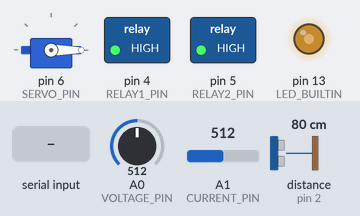
The sketch below on a simulated Arduino Uno, built with avr-gcc and run on an emulated ATmega328P. Shown: servo, switched loads named in the sketch (green lamp = pin HIGH), output pins drawn as LEDs (lit = HIGH). Wiring (inferred from the names in the program): ultrasonic range finder: trigger pin 3; echo pin 2. Inputs (shaded band) come from the test bench; at power-on: distance to the obstacle (sensor on pin 2) 80 cm, A0 (VOLTAGE_PIN) = 512, A1 (CURRENT_PIN) = 512. The echo pulse lasts 58.3 µs per cm; pins used as bus, display or sensor lines are not drawn.

Above: at 1.3 s.
1.4 s: distance to the obstacle (sensor on pin 2) set to 2 cm
At 3.0 s:
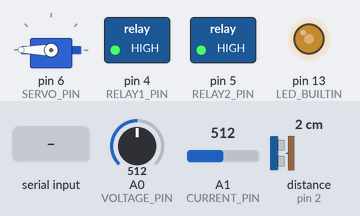
4.9 s: distance to the obstacle (sensor on pin 2) set to 35 cm
At 6.2 s:
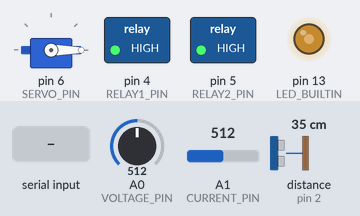
9.3 s: byte 13 ('\r') received over Serial
Timing chart, 0 to 18.8 s (numbered marks = the images above; inputs shaded):
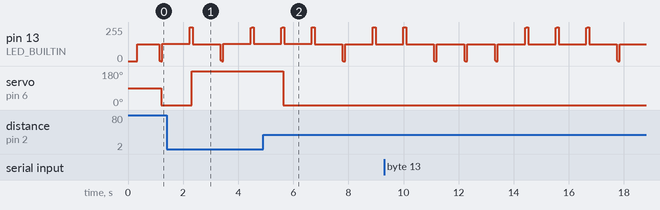

The sketch:

TA_Majid_UNO.ino
```cpp
#include <ArduinoJson.h>        // ArduinoJson by Benoit Blanchon (5.13.5)

#include <Servo.h>
Servo servo;
#define SERVO_PIN       6
#define SERVO_OPEN      180
#define SERVO_CLOSE     0
bool servo_open         = false;

#define LIMIT_C_PIN     8
#define LIMIT_O_PIN     9

#define TRIG_PIN        3
#define ECHO_PIN        2

#define VOLTAGE_PIN     A0
#define CURRENT_PIN     A1

typedef enum RelayState {
    RELAY_OFF,
    RELAY_RIGHT,
    RELAY_LEFT
};
#define RELAY1_PIN      4
#define RELAY2_PIN      5
#define RELAY_DELAY     3000
RelayState relay_state  = RELAY_OFF;
uint32_t relay_time;

uint32_t led_time;
bool led_state          = false;

#define SENSOR_LOOP     10

#define VOLT_FULL       13.5    // V
#define VOLT_EMPTY      10.5    // V
float volt;

#define CURRENT_SENSITIVITY    0.185   // V tergantung sensor arus yang digunakan, ini 5A
#define CURRENT_OFFSET         2.5     // V
float current;

#define ENERGY_FULL     90
#define ENERGY_EMPTY    0
float energy = 0;

uint32_t sensor_time;

#define SERIAL_BAUD     9600
#define SERIAL_LEN      400
String serial_buff;
bool serial_complete    = false;

#define SENSOR_HEIGHT   20      // cm
#define WATER_LIMIT     15      // cm
#define WATER_RELEASE   10      // cm
int distance;

void setup(){
    delay(100);

    Serial.begin(SERIAL_BAUD);
    ioInit();

    serial_buff.reserve(SERIAL_LEN);

    sensor_time = millis();
    led_time = millis();
}

void loop(){
    if(relay_state != RELAY_OFF){
        if(relay_state == RELAY_RIGHT && digitalRead(LIMIT_O_PIN) == LOW){
            relayState(RELAY_OFF);
        }

        if(relay_state == RELAY_LEFT && digitalRead(LIMIT_C_PIN) == LOW){
            relayState(RELAY_OFF);
        }
    }

    if((millis() - sensor_time) > 1000){
        bacaSensor();
        sensor_time = millis();
    }

    if((millis() - led_time) > 200){
        toggleLed();
        led_time - millis();
    }

    if(serial_complete){
        prosessData();

        serial_complete = false;
        serial_buff = "";
    }
}

void bacaSensor(){
    float pinvolt=0;
    float pinArus=0;

    for(uint8_t n=0; n<SENSOR_LOOP; n++){
        uint16_t voltRaw = analogRead(VOLTAGE_PIN);
        pinvolt += (float) (5.0 * voltRaw) / 1024.0;

        uint16_t arusRaw = analogRead(CURRENT_PIN);
        pinArus += (float) (5.0 * arusRaw) / 1024.0;

        delay(10);
    }
    /* BACA TEGANGAN */
    volt = (float) (pinvolt / SENSOR_LOOP) * 5;

    /* BACA arus */
    current = (float) ((pinArus / SENSOR_LOOP) - CURRENT_OFFSET) / CURRENT_SENSITIVITY;

    /* HITUNG ENERGY */
    energy += float((volt * current) / 3600);        // 3600 detik dalam 1 jam
    if(energy > ENERGY_FULL){    energy = ENERGY_FULL;  }
    if(energy <= ENERGY_EMPTY){  energy = ENERGY_EMPTY; }

    if(volt >= VOLT_FULL){    energy = ENERGY_FULL;   }
    if(volt <= VOLT_EMPTY){   energy = ENERGY_EMPTY;  }

    // Clears the TRIG_PIN condition
    digitalWrite(TRIG_PIN, LOW);
    delayMicroseconds(2);
    // Sets the TRIG_PIN HIGH (ACTIVE) for 10 microseconds
    digitalWrite(TRIG_PIN, HIGH);
    delayMicroseconds(10);
    digitalWrite(TRIG_PIN, LOW);
    // Reads the ECHO_PIN, returns the sound wave travel time in microseconds
    long duration = pulseIn(ECHO_PIN, HIGH, 1000000);
    // Calculating the distance
    int dist = duration * 0.034 / 2; // Speed of sound wave divided by 2 (go and back)
    distance = SENSOR_HEIGHT - dist; // distance is water height

    if(distance >= WATER_LIMIT){
        servo.write(SERVO_OPEN);
        servo_open = true;
    }

    if(distance <= WATER_RELEASE){
        servo.write(SERVO_CLOSE);
        servo_open = false;
    }
}

void prosessData(){
    StaticJsonBuffer<SERIAL_LEN> JSONBuffer;

    JsonObject& root = JSONBuffer.parseObject(serial_buff);
    if(root.success()){
        const char * op = root["op"];

        if(strcmp(op, "data") == 0){
            const char * cmd = root["cmd"];

            if(strcmp(cmd, "get") == 0){
                serial_buff = "";
                serial_buff = "{\"op\":\"data\",\"tegangan\":" + String(volt, 1) +",\"arus\":"+ String(current, 3) + ",\"energy\":" + String(energy, 2) + ",\"distance\":"+ String(distance) + ",";

                switch(relay_state){
                    case RELAY_OFF      :   serial_buff += "\"rl\":\"OFF\"";
                        break;
                    case RELAY_RIGHT    :   serial_buff += "\"rl\":\"OPEN\"";
                        break;
                    case RELAY_LEFT     :   serial_buff += "\"rl\":\"CLOSE\"";
                        break;
                    default :   serial_buff += "\"rl\":\"OFF\"";
                        break;
                }

                switch(servo_open){
                    case true       :   serial_buff += ",\"sv\":\"OPEN\"";
                        break;
                    case false      :   serial_buff += ",\"sv\":\"CLOSE\"";
                        break;
                    default         :   serial_buff += ",\"sv\":\"CLOSE\"";
                        break;
                }

                serial_buff += "}";

                Serial.print(serial_buff);
            }
        }
        else if(strcmp(op, "control") == 0){
            const char * cmd = root["cmd"];

            if(strcmp(cmd, "set") == 0){
                const char* relay = root["rl"];

                if(strcmp(relay, "OFF") == 0){          relayState(RELAY_OFF);  }
                else if(strcmp(relay, "OPEN") == 0){    relayState(RELAY_RIGHT);}
                else if(strcmp(relay, "CLOSE") == 0) {  relayState(RELAY_LEFT); }

                serial_buff = "";
                serial_buff = "{\"op\":\"data\",\"tegangan\":" + String(volt, 1) +",\"arus\":"+ String(current, 3) + ",\"energy\":" + String(energy, 2) + ",\"distance\":"+ String(distance) + ",";

                switch(relay_state){
                    case RELAY_OFF      :   serial_buff += "\"rl\":\"OFF\"";
                        break;
                    case RELAY_RIGHT    :   serial_buff += "\"rl\":\"OPEN\"";
                        break;
                    case RELAY_LEFT     :   serial_buff += "\"rl\":\"CLOSE\"";
                        break;
                    default :   serial_buff += "\"rl\":\"OFF\"";
                        break;
                }

                switch(servo_open){
                    case true       :   serial_buff += ",\"sv\":\"OPEN\"";
                        break;
                    case false      :   serial_buff += ",\"sv\":\"CLOSE\"";
                        break;
                    default         :   serial_buff += ",\"sv\":\"CLOSE\"";
                        break;
                }

                serial_buff += "}";

                Serial.print(serial_buff);
            }
        }
    }
}

/******* Serial Interrupt Event Callback ********/
void serialEvent(){
    while(Serial.available()){
        char inChar = (char) Serial.read();
        if(inChar == '\n'){
            serial_complete = true;
        }else if(inChar == '\r'){
            // do nothing
        }else{
            if(!serial_complete){
                serial_buff += inChar;
            }
        }
    }
}

/****** Relay function*******/
void relayState(RelayState state){
    if(state != relay_state){
        switch(state){
            case RELAY_OFF      :   digitalWrite(RELAY1_PIN, HIGH);
                                    digitalWrite(RELAY2_PIN, HIGH);
                break;
            case RELAY_RIGHT    :   if(digitalRead(LIMIT_O_PIN) == HIGH){
                                        digitalWrite(RELAY1_PIN, HIGH);
                                        digitalWrite(RELAY2_PIN, LOW);
                                    }
                break;
            case RELAY_LEFT     :   if(digitalRead(LIMIT_C_PIN) == HIGH){
                                        digitalWrite(RELAY1_PIN, LOW);
                                        digitalWrite(RELAY2_PIN, HIGH);
                                    }
                break;
            default :
                break;
        }
    }

    relay_state = state;
}

/****** LED function ******/
void ledState(bool state){
  if(state){  digitalWrite(LED_BUILTIN, HIGH);  }
  else{       digitalWrite(LED_BUILTIN, LOW);   }
  led_state = state;
}

void toggleLed(){
  if(led_state){
    digitalWrite(LED_BUILTIN, LOW);
    led_state = false;
  }else{
    digitalWrite(LED_BUILTIN, HIGH);
    led_state = true;
  }
}

void ioInit(){
    pinMode(RELAY1_PIN, OUTPUT);
    digitalWrite(RELAY1_PIN, HIGH);
    pinMode(RELAY2_PIN, OUTPUT);
    digitalWrite(RELAY2_PIN, HIGH);
    relay_state = RELAY_OFF;

    pinMode(TRIG_PIN, OUTPUT);
    digitalWrite(TRIG_PIN, LOW);
    pinMode(ECHO_PIN, INPUT);

    pinMode(LED_BUILTIN, OUTPUT);
    digitalWrite(LED_BUILTIN, LOW);

    pinMode(LIMIT_C_PIN, INPUT_PULLUP);
    pinMode(LIMIT_O_PIN, INPUT_PULLUP);

    led_state = false;

    servo.attach(SERVO_PIN);
}

/*  command
 *  get data
 *  {"op":"data","cmd":"get"}
 *
 *  control relay
 *  {"op":"control","cmd":"set","relay":"OFF"}
 *  {"op":"control","cmd":"set","relay":"OPEN"}
 *  {"op":"control","cmd":"set","relay":"CLOSE"}
 *
 *  https://api.thingspeak.com/channels/1370408/charts/1?yaxismin=-2&yaxismax=2&days=1&height=0&width=0
 *  https://api.thingspeak.com/channels/1370408/charts/2?yaxismin=0&days=1&height=0&width=0
 *  https://api.thingspeak.com/channels/1370408/charts/3?yaxismin=0&days=1&height=0&width=0
 */
```

Measured:
- after the input at 1.4 s, servo on pin 6 (SERVO_PIN): 0° → 180° after 0.91 s
- after the input at 4.9 s, servo on pin 6 (SERVO_PIN): 180° → 0° after 0.73 s
